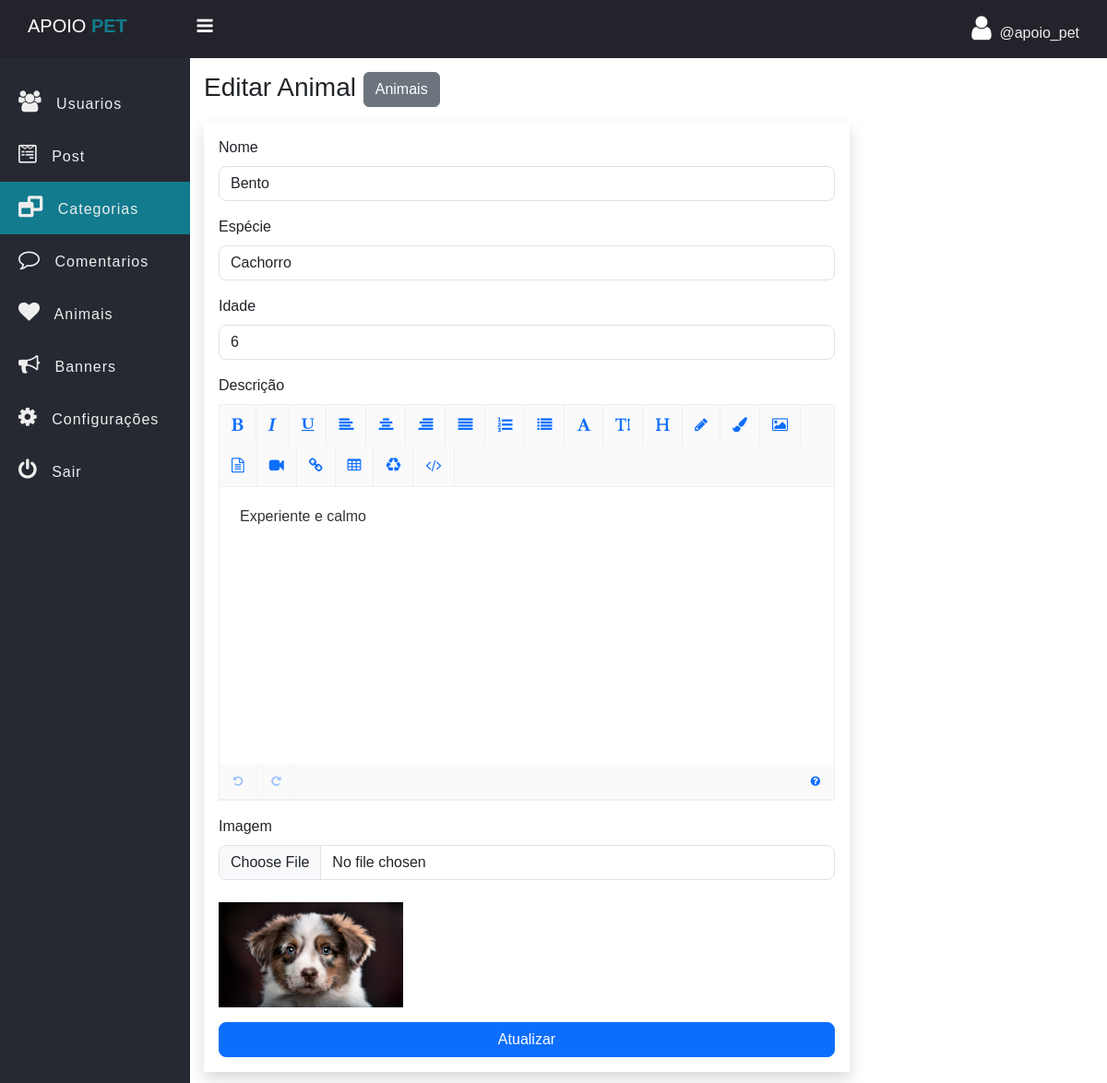
Screenshot of /admin/animal-edit.php?id=52 (signed in) with the database file from the repository.
### tables this page shows
CREATE TABLE `animals` (
  `id` int(11) NOT NULL,
  `name` varchar(100) DEFAULT NULL,
  `species` varchar(100) DEFAULT NULL,
  `age` int(11) DEFAULT NULL,
  `description` text DEFAULT NULL,
  `created_at` timestamp NOT NULL DEFAULT current_timestamp(),
  `image` varchar(255) DEFAULT NULL
);

### admin/data/Animal.php (called while the page is built, shortened)
<?php
function getAnimalById($conn, $id){
   $sql = "SELECT * FROM animals WHERE id = ?";
   $stmt = $conn->prepare($sql);
   $stmt->execute([$id]);
   return $stmt->fetch(PDO::FETCH_ASSOC);
}

### admin/animal-edit.php (the view, shortened to what this page needs)
<?php
if (isset($_SESSION['admin_id']) && isset($_SESSION['username']) && isset($_GET['id'])) {
?>
    <!DOCTYPE html>
    <html>
    <head>
        <link rel="stylesheet" href="https://stackpath.bootstrapcdn.com/font-awesome/4.7.0/css/font-awesome.min.css">
        <link href="https://cdn.jsdelivr.net/npm/bootstrap@5.3.0/dist/css/bootstrap.min.css" rel="stylesheet">
        <link rel="stylesheet" href="../assets/CSS/side-bar.css">
        <link rel="stylesheet" href="../assets/CSS/style.css">
        <link rel="stylesheet" href="../css/richtext.min.css">
    </head>
    <body>
        <?php
        include "inc/side-nav.php";
        include_once("../db_conn.php");
        include_once("data/Animal.php");
        $id = $_GET['id'];
        $animal = getAnimalById($conn, $id);
        ?>
        <div class="main-table">
            <h3 class="mb-3">
                Editar Animal
                <a href="animals.php" class="btn btn-secondary">Animais</a>
            </h3>
            <?php if ($animal != 0) { ?>
                <form class="shadow p-3"
                    action="req/animal-edit.php"
                    method="post"
                    enctype="multipart/form-data">
                    <div class="mb-3">
                        <label class="form-label">Nome</label>
                        <input type="text"
                            class="form-control"
                            name="name"
                            value="<?= $animal['name'] ?>">
                    </div>
                    <div class="mb-3">
                        <label class="form-label">Espécie</label>
                        <input type="text"
                            class="form-control"
                            name="species"
                            value="<?= $animal['species'] ?>">
                    </div>
                    <div class="mb-3">
                        <label class="form-label">Idade</label>
                        <input type="number"
                            class="form-control"
                            name="age"
                            value="<?= $animal['age'] ?>">
                    </div>
                    <div class="mb-3">
                        <label class="form-label">Descrição</label>
                    </div>
                    <div class="mb-3">
                        <label class="form-label">Imagem</label>
                        <input type="file" class="form-control" name="image">
                        <br>
                        <img src="../upload/animals/<?= $animal['image'] ?>" width="200">
                    </div>
                    <button type="submit" class="btn btn-primary">Atualizar</button>
                </form>
            <?php } else { ?>
                <div class="alert alert-danger">
                    Animal não encontrado
                </div>
            <?php } ?>
        </div>
    </body>
    </html>
<?php
} else {
    header("Location: ../admin-login.php");
    exit;
}
?>

### assets/CSS/side-bar.css (style rules this page uses)
* { padding: 0; margin: 0; box-sizing: border-box; font-family: arial, sans-serif; }

### assets/CSS/style.css (style rules this page uses)
img { max-width: 100%; }
.main-table { width: 90%; max-width: 700px; }
.form-control { border-radius: 8px; }
.btn-primary { width: 100%; border-radius: 8px; }

### rows the page displays
animals: name "Bento", species "Cachorro", age "6", image (picture)

### other values shown
$_SESSION['username'] "apoio_pet"
